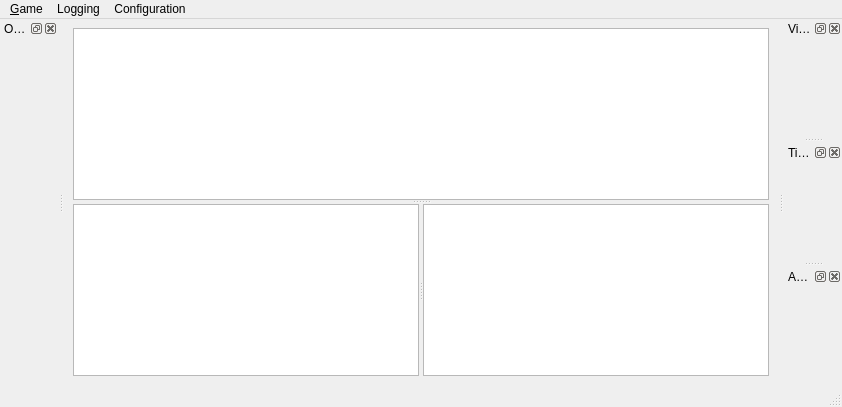
<?xml version="1.0" encoding="UTF-8"?>
<ui version="4.0">
 <class>MainWindow</class>
 <widget class="QMainWindow" name="MainWindow">
  <property name="geometry">
   <rect>
    <x>0</x>
    <y>0</y>
    <width>842</width>
    <height>407</height>
   </rect>
  </property>
  <property name="windowTitle">
   <string>Autoref</string>
  </property>
  <property name="dockOptions">
   <set>QMainWindow::AllowTabbedDocks|QMainWindow::AnimatedDocks|QMainWindow::VerticalTabs</set>
  </property>
  <widget class="QWidget" name="centralwidget">
   <layout class="QVBoxLayout" name="verticalLayout">
    <item>
     <widget class="QSplitter" name="splitterV">
      <property name="orientation">
       <enum>Qt::Vertical</enum>
      </property>
      <widget class="QSplitter" name="splitterTop">
       <property name="orientation">
        <enum>Qt::Horizontal</enum>
       </property>
       <widget class="DebugTreeWidget" name="debugTree">
        <property name="editTriggers">
         <set>QAbstractItemView::NoEditTriggers</set>
        </property>
       </widget>
      </widget>
      <widget class="QSplitter" name="splitterBottom">
       <property name="orientation">
        <enum>Qt::Horizontal</enum>
       </property>
       <widget class="LogWidget" name="log">
        <property name="acceptDrops">
         <bool>false</bool>
        </property>
       </widget>
       <widget class="FieldWidget" name="field">
        <property name="acceptDrops">
         <bool>false</bool>
        </property>
       </widget>
      </widget>
     </widget>
    </item>
   </layout>
  </widget>
  <widget class="QMenuBar" name="menubar">
   <property name="geometry">
    <rect>
     <x>0</x>
     <y>0</y>
     <width>842</width>
     <height>19</height>
    </rect>
   </property>
   <widget class="QMenu" name="menu_Game">
    <property name="title">
     <string>&amp;Game</string>
    </property>
    <addaction name="actionFlipSides"/>
    <addaction name="separator"/>
    <addaction name="actionQuit"/>
   </widget>
   <widget class="QMenu" name="menuVideo">
    <property name="title">
     <string>Logging</string>
    </property>
    <addaction name="actionRecord"/>
   </widget>
   <widget class="QMenu" name="menuConfiguration">
    <property name="title">
     <string>Configuration</string>
    </property>
    <addaction name="actionConfiguration"/>
    <addaction name="actionShowOptions"/>
   </widget>
   <addaction name="menu_Game"/>
   <addaction name="menuVideo"/>
   <addaction name="menuConfiguration"/>
  </widget>
  <widget class="QStatusBar" name="statusbar"/>
  <widget class="QDockWidget" name="dockVisualization">
   <property name="windowTitle">
    <string>Visualizations</string>
   </property>
   <attribute name="dockWidgetArea">
    <number>2</number>
   </attribute>
   <widget class="VisualizationWidget" name="visualization"/>
  </widget>
  <widget class="QDockWidget" name="dockTiming">
   <property name="windowTitle">
    <string>Timing</string>
   </property>
   <attribute name="dockWidgetArea">
    <number>2</number>
   </attribute>
   <widget class="TimingWidget" name="timing"/>
  </widget>
  <widget class="QDockWidget" name="dockAutoref">
   <property name="sizePolicy">
    <sizepolicy hsizetype="Preferred" vsizetype="Minimum">
     <horstretch>0</horstretch>
     <verstretch>0</verstretch>
    </sizepolicy>
   </property>
   <property name="windowTitle">
    <string>Autoref</string>
   </property>
   <attribute name="dockWidgetArea">
    <number>2</number>
   </attribute>
   <widget class="TeamWidget" name="autoref"/>
  </widget>
  <widget class="QDockWidget" name="dockOptions">
   <property name="windowTitle">
    <string>Options</string>
   </property>
   <attribute name="dockWidgetArea">
    <number>1</number>
   </attribute>
   <widget class="OptionsWidget" name="options"/>
  </widget>
  <action name="actionQuit">
   <property name="text">
    <string>&amp;Quit</string>
   </property>
  </action>
  <action name="actionFlipSides">
   <property name="text">
    <string>&amp;Flip sides</string>
   </property>
   <property name="shortcut">
    <string>Ctrl+E</string>
   </property>
  </action>
  <action name="actionRecord">
   <property name="checkable">
    <bool>true</bool>
   </property>
   <property name="text">
    <string>&amp;Record file</string>
   </property>
   <property name="toolTip">
    <string>Record File</string>
   </property>
   <property name="shortcut">
    <string>Ctrl+R</string>
   </property>
  </action>
  <action name="actionConfiguration">
   <property name="text">
    <string>Configuration</string>
   </property>
  </action>
  <action name="actionShowOptions">
   <property name="text">
    <string>Toggle options panel</string>
   </property>
  </action>
 </widget>
 <customwidgets>
  <customwidget>
   <class>TeamWidget</class>
   <extends>QWidget</extends>
   <header>gui/teamwidget.h</header>
   <container>1</container>
  </customwidget>
  <customwidget>
   <class>VisualizationWidget</class>
   <extends>QWidget</extends>
   <header>visualizationwidget.h</header>
   <container>1</container>
  </customwidget>
  <customwidget>
   <class>TimingWidget</class>
   <extends>QWidget</extends>
   <header>timingwidget.h</header>
   <container>1</container>
  </customwidget>
  <customwidget>
   <class>FieldWidget</class>
   <extends>QGraphicsView</extends>
   <header>fieldwidget.h</header>
  </customwidget>
  <customwidget>
   <class>LogWidget</class>
   <extends>QPlainTextEdit</extends>
   <header>logwidget.h</header>
  </customwidget>
  <customwidget>
   <class>DebugTreeWidget</class>
   <extends>QTreeView</extends>
   <header>debugtreewidget.h</header>
  </customwidget>
  <customwidget>
   <class>OptionsWidget</class>
   <extends>QWidget</extends>
   <header>optionswidget.h</header>
  </customwidget>
 </customwidgets>
 <resources/>
 <connections>
  <connection>
   <sender>actionQuit</sender>
   <signal>triggered()</signal>
   <receiver>MainWindow</receiver>
   <slot>close()</slot>
   <hints>
    <hint type="sourcelabel">
     <x>-1</x>
     <y>-1</y>
    </hint>
    <hint type="destinationlabel">
     <x>324</x>
     <y>145</y>
    </hint>
   </hints>
  </connection>
 </connections>
</ui>
